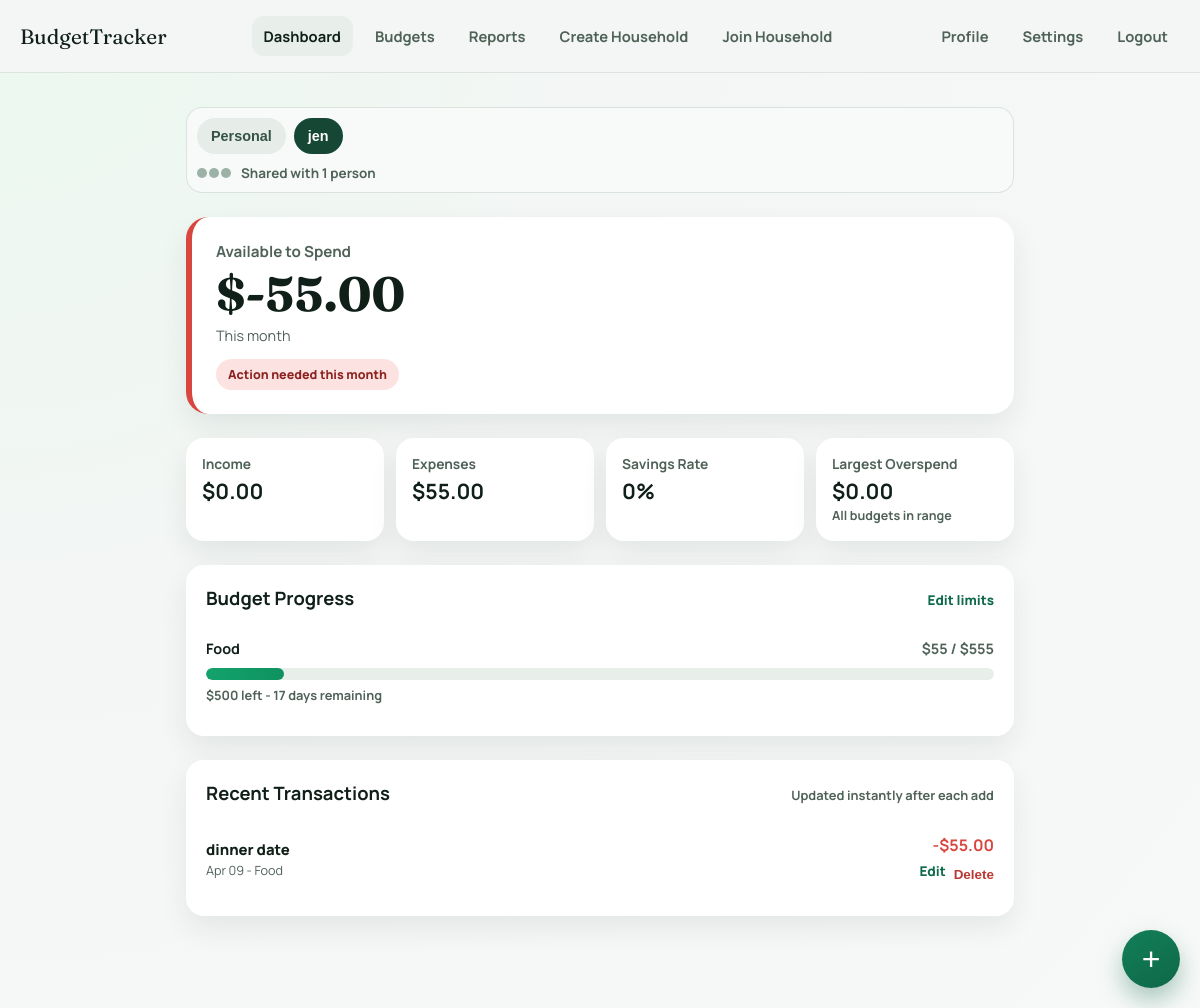
Screenshot of /household/1 (signed in) with the database file from the repository.
### app/models.py (models this page shows, shortened)
class Household(db.Model):
    __tablename__ = "household"
    household_id = db.Column(db.Integer, primary_key=True)
    name = db.Column(db.String(120), nullable=False)
    invite_code = db.Column(db.String(50), unique=True, nullable=True)
    memberships = db.relationship("HouseholdMembership", back_populates="household", lazy=True)
    categories = db.relationship("Category", backref="household", lazy=True, foreign_keys="Category.household_id")
    transactions = db.relationship("Transaction", backref="household", lazy=True)
    budgets = db.relationship("Budget", backref="household", lazy=True)

class Category(db.Model):
    __tablename__ = "category"
    category_id = db.Column(db.Integer, primary_key=True)
    name = db.Column(db.String(80), nullable=False)
    user_id = db.Column(db.Integer, db.ForeignKey("user.id"), nullable=True)
    household_id = db.Column(db.Integer, db.ForeignKey("household.household_id"), nullable=True)
    parent_id = db.Column(db.Integer, db.ForeignKey('category.category_id'), nullable=True)
    is_system = db.Column(db.Boolean, default=False)
    subcategories = db.relationship("Category", backref=db.backref("parent", remote_side=[category_id]), lazy=True)
    transactions = db.relationship("Transaction", backref="category", lazy=True)

class Budget(db.Model):
    __tablename__ = "budget"
    budget_id = db.Column(db.Integer, primary_key=True)
    description = db.Column(db.String(255), nullable=True)
    month = db.Column(db.Date, nullable=False)
    limit_amount = db.Column(db.Float, nullable=False)
    category_id = db.Column(db.Integer, db.ForeignKey("category.category_id"), nullable=False)
    user_id = db.Column(db.Integer, db.ForeignKey("user.id"), nullable=True)
    household_id = db.Column(db.Integer, db.ForeignKey("household.household_id"), nullable=True)
    category = db.relationship("Category", backref="budgets", lazy=True)

class Transaction(db.Model):
    __tablename__ = "transaction"
    transaction_id = db.Column(db.Integer, primary_key=True)
    amount = db.Column(db.Float, nullable=False)
    type = db.Column(db.String(10), nullable=False)  # "income" or "expense"
    date = db.Column(db.Date, nullable=False, default=date.today)
    description = db.Column(db.String(255), nullable=True)
    user_id = db.Column(db.Integer, db.ForeignKey("user.id"), nullable=False)
    household_id = db.Column(db.Integer, db.ForeignKey("household.household_id"), nullable=True)  # NULL = personal
    category_id = db.Column(db.Integer, db.ForeignKey("category.category_id"), nullable=True)

### app/main/dashboard.py (the view)
@bp.route("/household/<int:household_id>")
@login_required
def household_dashboard(household_id):
    household = Household.query.get(household_id)
    if not household or not current_user.is_member_of(household):
        abort(404)
    context = _build_dashboard_context(household=household)
    return render_template("household.html", **context)

### app/models.py (called while the page is built)
    @property
    def households(self):
        return [m.household for m in self.memberships]

    def is_member_of(self, household):
        return any(m.household_id == household.household_id for m in self.memberships)

### app/templates/household.html (shortened to what this page needs)
{% extends "dashboard.html" %}

### app/templates/partials/dashboard_content.html (shortened to what this page needs)
<div
  id="dashboard-content"
  class="dashboard-content"
  {% if is_household %}
    data-scope="household"
  {% else %}
    data-scope="personal"
  {% endif %}
>
  <div class="scope-toggle-wrap">
    <div class="scope-toggle">
      <button
        class="scope-pill {% if not is_household %}active{% endif %}"
        hx-get="{{ url_for('main.dashboard_content') }}"
        hx-target="#dashboard-content"
        hx-swap="outerHTML"
        hx-push-url="{{ url_for('main.personal_dashboard') }}"
        hx-indicator=".dashboard-skeleton"
      >
        Personal
      </button>
      {% for h in current_user.households %}
      <button
        class="scope-pill {% if is_household and household.household_id == h.household_id %}active{% endif %}"
        hx-get="{{ url_for('main.dashboard_content', household_id=h.household_id) }}"
        hx-target="#dashboard-content"
        hx-swap="outerHTML"
        hx-push-url="{{ url_for('main.household_dashboard', household_id=h.household_id) }}"
        hx-indicator=".dashboard-skeleton"
      >
        {{ h.name }}
      </button>
      {% endfor %}
    </div>
    {% if is_household %}
    <div class="scope-members">
      <div class="member-dots" aria-hidden="true">
        <span></span><span></span><span></span>
      </div>
      Shared with {{ member_count }} {{ "person" if member_count == 1 else "people" }}
    </div>
    {% endif %}
  </div>
  <section class="hero hero-{{ health_state }}">
    <p class="hero-label">Available to Spend</p>
    <h1 class="hero-amount">${{ "{:,.2f}".format(available_to_spend) }}</h1>
    <p class="hero-meta">This month {% if month_income > 0 %}- Savings rate {{ savings_rate|round(1) }}%{% endif %}</p>
    <div class="health-pill {{ health_state }}">
      {% if health_state == "good" %}
      On track this month
      {% elif health_state == "warning" %}
      Close to your spending limit
      {% else %}
      Action needed this month
      {% endif %}
    </div>
  </section>
  <section class="summary-grid">
    <article class="summary-card">
      <p>Income</p>
      <strong>${{ "{:,.2f}".format(month_income) }}</strong>
    </article>
    <article class="summary-card">
      <p>Expenses</p>
      <strong>${{ "{:,.2f}".format(month_expenses) }}</strong>
    </article>
    <article class="summary-card">
      <p>Savings Rate</p>
      <strong>{{ savings_rate|round(1) }}%</strong>
    </article>
    <article class="summary-card {% if largest_overspend %}warn{% endif %}">
      <p>Largest Overspend</p>
      {% if largest_overspend %}
      <strong>${{ "{:,.2f}".format(largest_overspend.remaining|abs) }}</strong>
      <small>{{ largest_overspend.category }}</small>
      {% else %}
      <strong>$0.00</strong>
      <small>All budgets in range</small>
      {% endif %}
    </article>
  </section>
  <section class="dashboard-card">
    <div class="card-header">
      <h2>Budget Progress</h2>
      <a href="{{ url_for('main.create_budget') }}" class="muted-link">Edit limits</a>
    </div>
    {% if budget_items %}
      {% for item in budget_items %}
      <article class="budget-row {% if item.remaining < 0 %}is-over{% endif %}">
        <div class="budget-row-top">
          <p class="budget-name">{{ item.category }}</p>
          <p class="budget-values">${{ "{:,.0f}".format(item.spent) }} / ${{ "{:,.0f}".format(item.limit) }}</p>
        </div>
        <div class="progress-track">
          <div class="progress-fill {% if item.percent >= 90 %}danger{% elif item.percent >= 70 %}warning{% else %}safe{% endif %}" style="--target: {{ item.percent|round(1) }}%;"></div>
        </div>
        <p class="budget-meta">
          {% if item.remaining >= 0 %}
            ${{ "{:,.0f}".format(item.remaining) }} left - {{ days_remaining }} days remaining
          {% else %}
            You're ${{ "{:,.0f}".format(item.remaining|abs) }} over budget
          {% endif %}
        </p>
      </article>
      {% endfor %}
    {% else %}
      <p class="empty">No budgets yet. Add your first monthly limit to get quick progress signals.</p>
    {% endif %}
  </section>
  <section class="dashboard-card">
    <div class="card-header">
      <h2>Recent Transactions</h2>
      <p class="card-subtle">Updated instantly after each add</p>
    </div>
    {% if transactions %}
      <ul class="transaction-list">
        {% for t in transactions %}
        <li class="transaction-item">
          <div>
            <p class="transaction-title">{{ t.description or t.category.name if t.category else "Transaction" }}</p>
            <p class="transaction-meta">{{ t.date.strftime('%b %d') if t.date else "Today" }} - {{ t.category.name if t.category else "Uncategorized" }}</p>
          </div>
          <div class="transaction-right">
            <strong class="amount-{{ t.type }}">{{ "+" if t.type == "income" else "-" }}${{ "{:,.2f}".format(t.amount) }}</strong>
            <div class="transaction-actions">
              <a href="{{ url_for('main.edit_transaction', transaction_id=t.transaction_id) }}" class="inline-link">Edit</a>
              <form action="{{ url_for('main.delete_transaction', transaction_id=t.transaction_id) }}" method="POST" onsubmit="return confirm('Delete this transaction?')">
                <button type="submit" class="inline-link danger">Delete</button>
              </form>
            </div>
          </div>
        </li>
        {% endfor %}
      </ul>
    {% else %}
      <p class="empty">No transactions yet. Use the + button to add one in seconds.</p>
    {% endif %}
  </section>
  <button type="button" class="fab-button" data-open-transaction-modal aria-label="Add transaction">
    +
  </button>
</div>

### rows the page displays
Household: name "jen"
Category: category "Food"
Budget: limit "555"
Transaction: description "dinner date", date "Apr 09", category "Food", type "-", amount "55.00"

### other values shown
{{ member_count }} "1"
{{ "person" if member_count == 1 else "people" }} "person"
{{ "{:,.2f}".format(available_to_spend) }} "-55.00"
{{ "{:,.2f}".format(month_income) }} "0.00"
{{ "{:,.2f}".format(month_expenses) }} "55.00"
{{ savings_rate|round(1) }} "0"
{{ "{:,.0f}".format(item.spent) }} "55"
{{ "{:,.0f}".format(item.remaining) }} "500"
